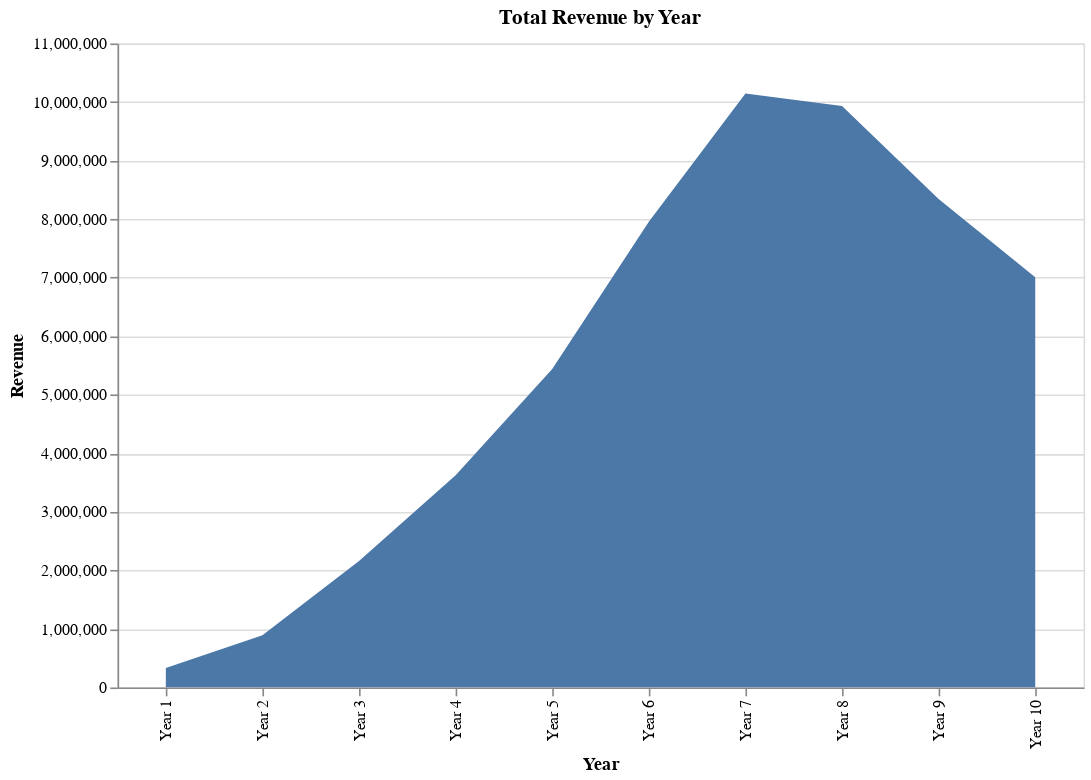

Write notebook code for a chart like this one.
### Code cell
revenue_melt = myTable.revenue_df.loc[['Sum of Revenue']].melt(var_name='Year', value_name='Revenue')
chart = alt.Chart(revenue_melt).mark_area().encode(
    x = alt.X('Year', sort=list(revenue_melt.index)),
    y = alt.Y('Revenue'),
    tooltip = ['Year', alt.Tooltip('Revenue', format=',.0f')]
).properties(title='Total Revenue by Year', width=600, height=400).interactive()

display(revenue_melt)
display(chart)

### Figure 1 — Vega-Lite specification as saved in the notebook (floating-point values rounded to 4 significant figures)
{"config": {"view": {"continuousWidth": 400, "continuousHeight": 300}}, "data": {"name": "data-c8c2a4439e3b3d4f76b351c4d1b4998e"}, "mark": "area", "encoding": {"tooltip": [{"type": "nominal", "field": "Year"}, {"type": "quantitative", "field": "Revenue", "format": ",.0f"}], "x": {"type": "nominal", "field": "Year", "sort": [0, 1, 2, 3, 4, 5, 6, 7, 8, 9]}, "y": {"type": "quantitative", "field": "Revenue"}}, "height": 400, "selection": {"selector004": {"type": "interval", "bind": "scales", "encodings": ["x", "y"]}}, "title": "Total Revenue by Year", "width": 600, "$schema": "https://vega.github.io/schema/vega-lite/v4.8.1.json", "datasets": {"data-c8c2a4439e3b3d4f76b351c4d1b4998e": [{"Year": "Year 1", "Revenue": 333300.0}, {"Year": "Year 2", "Revenue": 893300.0}, {"Year": "Year 3", "Revenue": 2159000.0}, {"Year": "Year 4", "Revenue": 3624000.0}, {"Year": "Year 5", "Revenue": 5441000.0}, {"Year": "Year 6", "Revenue": 7956000.0}, {"Year": "Year 7", "Revenue": 10140000.0}, {"Year": "Year 8", "Revenue": 9932000.0}, {"Year": "Year 9", "Revenue": 8343000.0}, {"Year": "Year 10", "Revenue": 7008000.0}]}}
